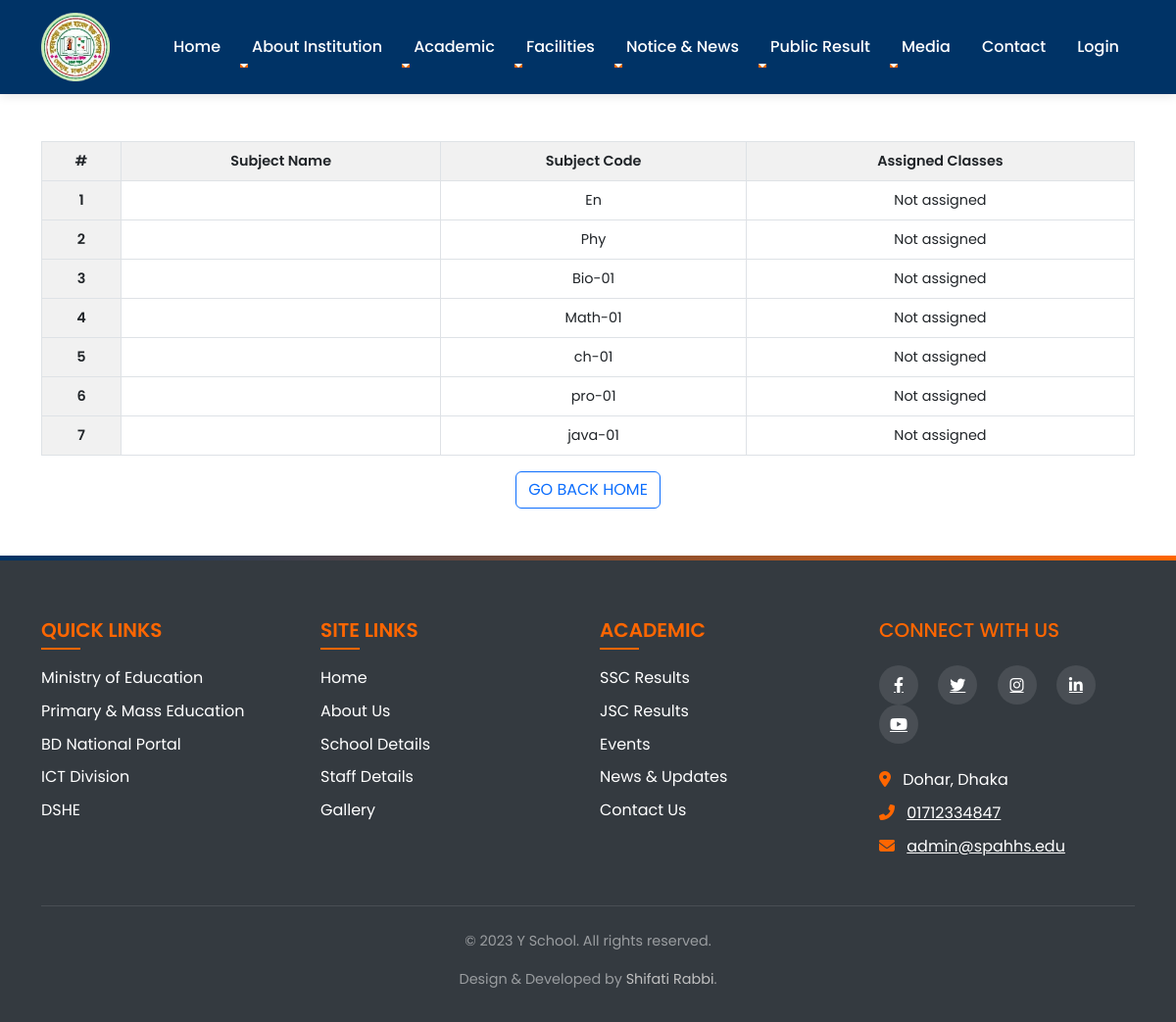
The page /all-subject.php on the database as committed earlier.
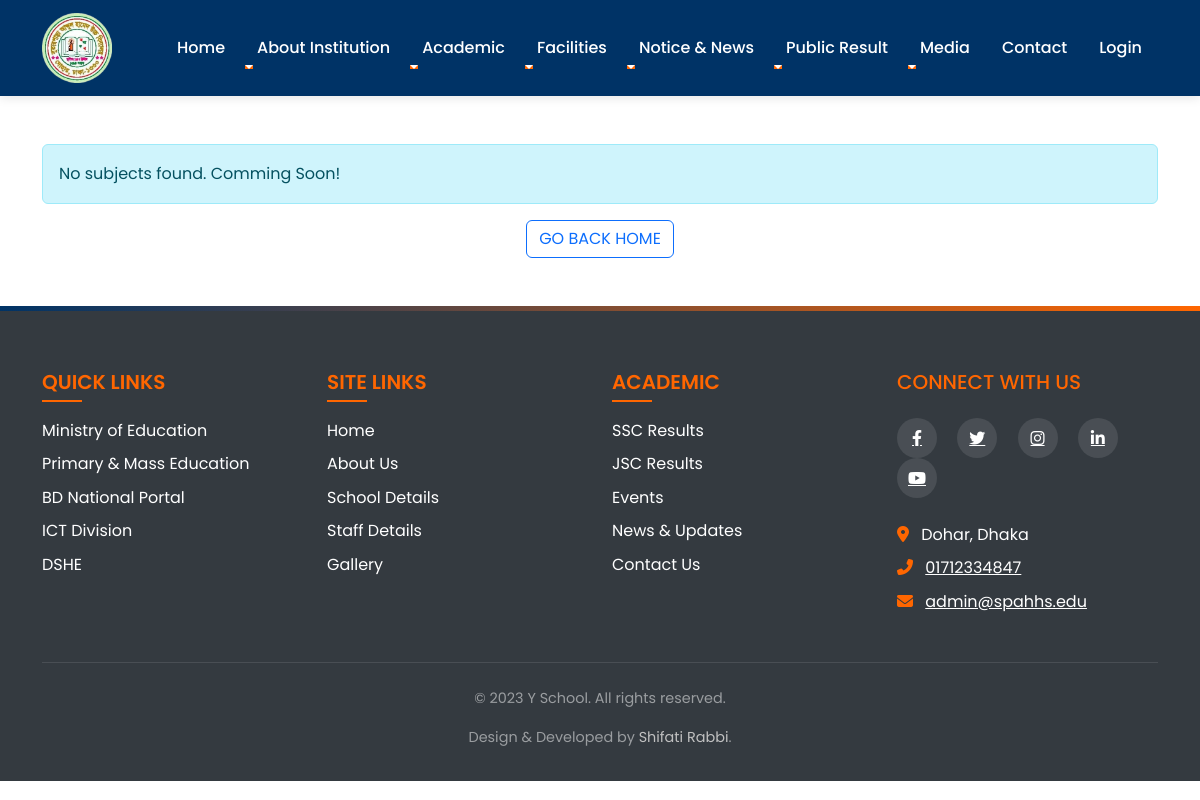
The same page on the database as committed later.
### tables this page shows
CREATE TABLE `subjects` (
  `subject_id` int(11) NOT NULL AUTO_INCREMENT,
  `subject_name` varchar(100) NOT NULL,
  `subject_code` varchar(50) NOT NULL,
  PRIMARY KEY (`subject_id`)
);

### admin/data/subject.php (called while the page is built, shortened)
<?php
function getAllSubjects($conn) {
    $sql = "SELECT * FROM subjects ORDER BY CAST(subject_code AS UNSIGNED), subject_name";
    $stmt = $conn->prepare($sql);
    $stmt->execute();
    if ($stmt->rowCount() >= 1) {
        $subjects = $stmt->fetchAll();
        return $subjects;
    } else {
        return 0;
    }
}
function getSubjectClasses($subject_id, $conn) {
    $sql = "SELECT c.* FROM class c
            JOIN class_subjects cs ON c.class_id = cs.class_id
            WHERE cs.subject_id=?";
    $stmt = $conn->prepare($sql);
    $stmt->execute([$subject_id]);
    if ($stmt->rowCount() >= 1) {
        $classes = $stmt->fetchAll();
        return $classes;
    } else {
        return 0;
    }
}
?>

### all-subject.php (the view, shortened to what this page needs)
<?php
    include "header.php";
    include "admin/data/subject.php";
    include "admin/data/class.php";
    $subjects = getAllSubjects($conn);
?>
    <div class="container mt-5">
        <?php if ($subjects != 0) { ?>
            <div class="table-responsive mt-3">
                <table class="table table-bordered">
                    <thead>
                        <tr>
                            <th scope="col">#</th>
                            <th scope="col">Subject Name</th>
                            <th scope="col">Subject Code</th>
                            <th scope="col">Assigned Classes</th>
                        </tr>
                    </thead>
                    <tbody>
                        <?php foreach ($subjects as $i => $subject) {
                            $assigned_classes = getSubjectClasses($subject['subject_id'], $conn);
                        ?>
                        <tr>
                            <th scope="row"><?=$i+1?></th>
                            <td><?=$subject['subject_name']?></td>
                            <td><?=$subject['subject_code']?></td>
                            <td>
                                <?php if ($assigned_classes != 0) {
                                    $class_names = array_map(function($c) {
                                        return $c['class_name'];
                                    }, $assigned_classes);
                                    echo implode(', ', $class_names);
                                } else {
                                    echo 'Not assigned';
                                } ?>
                            </td>
                        </tr>
                        <?php } ?>
                    </tbody>
                </table>
            </div>
        <?php } else { ?>
            <div class="alert alert-info mt-3" role="alert">
                No subjects found. Comming Soon!
            </div>
        <?php } ?>
    </div>
<div class="mb-5" style="justify-self: center;">
    <a href="index.php" class="btn btn-outline-primary">Go Back Home</a>
</div>
<?php
include "footer.php";
?>

Rows that differ between the two databases and show on the page:
removed subjects: subject_code "En"
removed subjects: subject_code "Phy"
removed subjects: subject_code "Bio-01"
removed subjects: subject_code "Math-01"
removed subjects: subject_code "ch-01"
removed subjects: subject_code "pro-01"
removed subjects: subject_code "java-01"
Other text that changed with them:
text no longer shown: "# Subject Name Subject Code Assigned Classes"
text now shown: "No subjects found. Comming Soon!"
